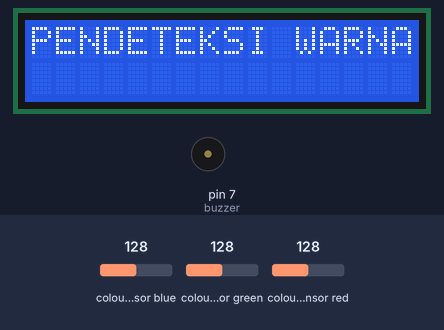
The sketch below on a simulated Arduino Uno, built with avr-gcc and run on an emulated ATmega328P. On the bench: 16×2 character LCD, buzzer (waves = sounding, pin HIGH). Wiring (inferred from the names in the program): TCS3200 colour sensor: output pin 6; S2 pin 4; S3 pin 5. The test bench sets the inputs (shaded band); at power-on: colour sensor blue 128, colour sensor green 128, colour sensor red 128. Pins used as bus, display or sensor lines are not drawn; what the sketch prints to the serial monitor is not drawn.

Above: at 1.2 s.
1.3 s: colour sensor blue set to 176
2.8 s: colour sensor blue set to 182
At 3.8 s:
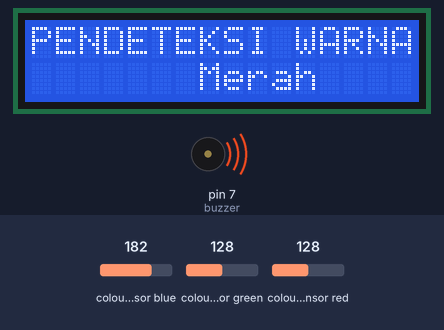
5.8 s: colour sensor blue set to 5
At 6.8 s:
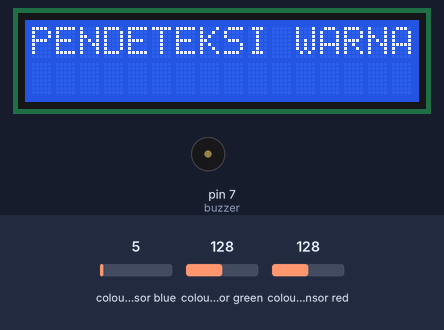
7.6 s: colour sensor green set to 198
9.1 s: colour sensor green set to 207
At 9.6 s:
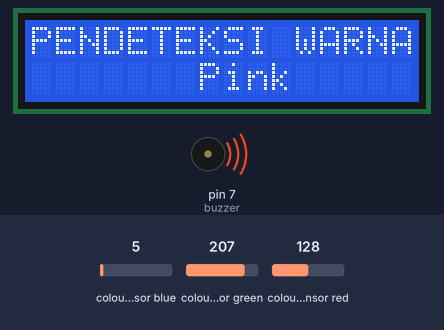
12.1 s: colour sensor blue set to 191
At 13.5 s:
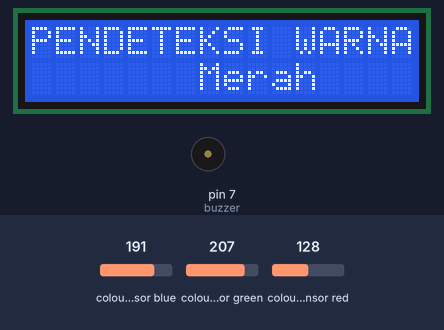
Timing chart, 0 to 16.1 s (numbered marks = the images above; inputs shaded):
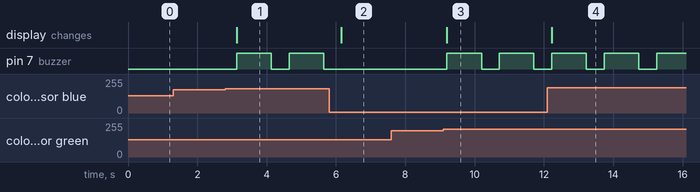

The sketch:

program_utama_2.ino
```cpp
#include <Wire.h>
//I2C Library
#include <LiquidCrystal_I2C.h>
LiquidCrystal_I2C lcd(0x27,16,2);

// Define sensor pins
const int s2 = 4;
const int s3 = 5;
const int out = 6;
const int buzzer = 7;

void setup() {
  // Initialize Serial communication
  Serial.begin(9600);

  // Initialize LCD
  lcd.begin();
  lcd.setCursor(0, 0);
  lcd.print("PENDETEKSI WARNA");

  // Initialize sensor pins
  pinMode(s2, OUTPUT);
  pinMode(s3, OUTPUT);
  pinMode(out, INPUT);
  pinMode(buzzer, OUTPUT);
}

void loop() {
  digitalWrite(s2, LOW);
  digitalWrite(s3, LOW);
  int red = pulseIn(out, digitalRead(out) == HIGH ? LOW : HIGH); // Read red value
  digitalWrite(s2, LOW);
  digitalWrite(s3, HIGH);
  int blue = pulseIn(out, digitalRead(out) == HIGH ? LOW : HIGH); // Read blue value
  digitalWrite(s2, HIGH);
  digitalWrite(s3, HIGH);
  int green = pulseIn(out, digitalRead(out) == HIGH ? LOW : HIGH); // Read green value

  // Print RGB values to Serial
  Serial.print("Red: ");
  Serial.print(red);
  Serial.print(" Green: ");
  Serial.print(green);
  Serial.print(" Blue: ");
  Serial.println(blue);

  // Detect color based on RGB values
  String color = "";
  if (red > 5 && green < 50 && blue < 30) {
    color = "Merah";
  } else if (red < 15 && green > 5 && blue < 15) {
    color = "Hijau";
  } else if (red < 35 && green < 25 && blue > 5) {
    color = "Biru";
  } else if (red > 9 && green < 27 && blue > 10) {
    color = "Pink";
  } else if (red > 6 && green > 9 && blue < 12) {
    color = "Kuning";
  } else if (red > 1000 && green > 500 && green < 1000 && blue < 500) {
    color = "Orange";
  }

  // Update LCD display
  lcd.setCursor(7, 1);
  lcd.print("     "); // Clear previous color value
  lcd.setCursor(7, 1);
  lcd.print(color); // Print detected color to LCD

  // Turn on buzzer for 1 second if color is detected
  if (color.length() > 0) {
    digitalWrite(buzzer, HIGH);
    delay(1000);
    digitalWrite(buzzer, LOW);
  }

  delay(500); // Delay for stability
}
```

Measured:
- the behaviour switches between 179 and 180 on colour sensor blue (found by bisection; images 0 and 1)
- the behaviour switches between 202 and 203 on colour sensor green (found by bisection; images 2 and 3)
- after the input at 1.3 s, every drawn part: stays the same
- after the input at 2.8 s, pin 7 (buzzer): alternates HIGH for 1.0 s and LOW for 0.51 s, starting after 0.33 s; the display: changes after 0.33 s (image 1)
- after the input at 5.8 s, pin 7 (buzzer): stays LOW (without the input it goes to HIGH after 0.36 s); the display: changes after 0.35 s (image 2)
- after the input at 7.6 s, every drawn part: stays the same
- after the input at 9.1 s, pin 7 (buzzer): alternates HIGH for 1.0 s and LOW for 0.51 s, starting after 0.10 s; the display: changes after 0.10 s (image 3)
- after the input at 12.1 s, the display: changes after 0.13 s (image 4)
